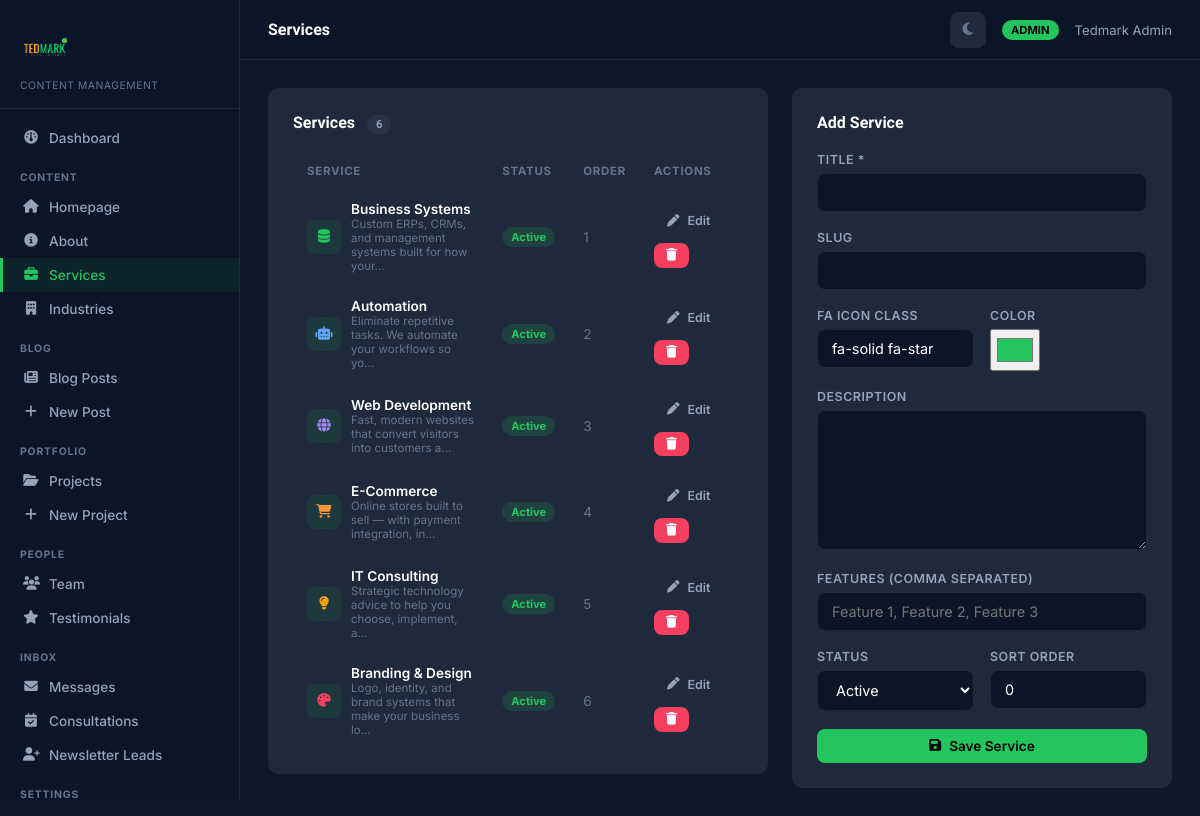
Before: /admin/services.php (signed in) with the older database file.
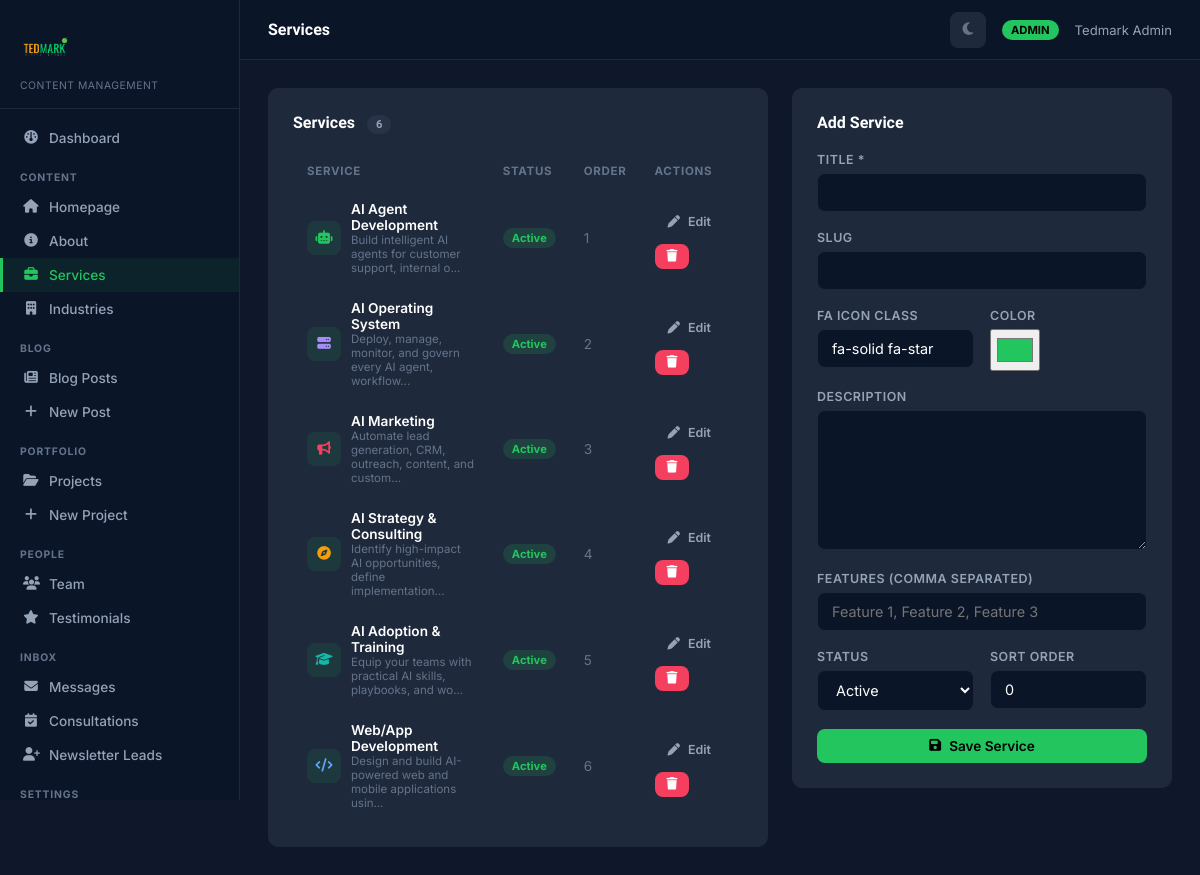
After: the same page with the newer database file.
### tables this page shows
CREATE TABLE IF NOT EXISTS `services` (
  `id`          INT UNSIGNED AUTO_INCREMENT PRIMARY KEY,
  `title`       VARCHAR(150) NOT NULL,
  `slug`        VARCHAR(150) NOT NULL UNIQUE,
  `icon`        VARCHAR(100) DEFAULT 'fa-solid fa-star',
  `color`       VARCHAR(20)  DEFAULT '#22c55e',
  `description` TEXT DEFAULT NULL,
  `features`    TEXT DEFAULT NULL,
  `status`      ENUM('active','draft') DEFAULT 'active',
  `sort_order`  INT UNSIGNED DEFAULT 0,
  `created_at`  DATETIME DEFAULT CURRENT_TIMESTAMP
);

### admin/includes/auth.php (called while the page is built, shortened)
<?php
function currentAdmin() {
    return $_SESSION['admin'] ?? null;
}

### includes/db.php (called while the page is built, shortened)
<?php
class Database {
    private static ?PDO $instance = null;
    public static function getInstance(): ?PDO {
        if (self::$instance === null) {
            try {
                $dsn = 'mysql:host=' . DB_HOST . ';dbname=' . DB_NAME . ';charset=' . DB_CHARSET;
                self::$instance = new PDO($dsn, DB_USER, DB_PASS, [
                    PDO::ATTR_ERRMODE => PDO::ERRMODE_EXCEPTION,
                    PDO::ATTR_DEFAULT_FETCH_MODE => PDO::FETCH_ASSOC,
                    PDO::ATTR_EMULATE_PREPARES => false,
                    PDO::ATTR_TIMEOUT => 2,
                ]);
            } catch (PDOException $e) {
                error_log('DB Connection failed: ' . $e->getMessage());
                self::$connectionFailed = true;
                self::$instance = null;
                return null;
            }
        }
        return self::$instance;
    }
}
function db(): ?PDO {
    return Database::getInstance();
}
function query(string $sql, array $params = []): ?PDOStatement {
    $db = db();
    try {
        $stmt = $db->prepare($sql);
        $stmt->execute($params);
        return $stmt;
    } catch (PDOException $e) {
        error_log('Query error: ' . $e->getMessage());
        return null;
    }
}
function fetchAll(string $sql, array $params = []): array {
    $stmt = query($sql, $params);
    return $stmt->fetchAll();
}

### admin/services.php (the view, shortened to what this page needs)
<?php
$pageTitle = 'Services';
require_once __DIR__ . '/../includes/db.php';
$editing = null;
$services = fetchAll("SELECT * FROM services ORDER BY sort_order ASC");
$e = $editing ?? [];
require_once __DIR__ . '/includes/admin-layout.php';
?>
<div style="display:grid;grid-template-columns:1fr 380px;gap:24px;align-items:start;">
  <div class="tm-card">
    <div class="tm-card-header"><span class="tm-card-title">Services <span class="badge badge-gray" style="margin-left:8px;"><?= count($services) ?></span></span></div>
    <table class="tm-table">
      <thead><tr><th>Service</th><th>Status</th><th>Order</th><th>Actions</th></tr></thead>
      <tbody>
      <?php foreach ($services as $svc): ?>
      <tr>
        <td>
          <div style="display:flex;align-items:center;gap:10px;">
            <div style="width:34px;height:34px;border-radius:8px;background:rgba(34,197,94,0.1);display:flex;align-items:center;justify-content:center;flex-shrink:0;">
              <i class="<?= htmlspecialchars($svc['icon']) ?>" style="color:<?= htmlspecialchars($svc['color']) ?>;font-size:0.85rem;"></i>
            </div>
            <div>
              <div style="font-weight:600;color:#fff;"><?= htmlspecialchars($svc['title']) ?></div>
              <div style="font-size:0.72rem;color:#64748b;"><?= htmlspecialchars(substr($svc['description']??'',0,60)) ?>...</div>
            </div>
          </div>
        </td>
        <td><a href="?toggle=<?= $svc['id'] ?>" style="text-decoration:none;"><span class="badge <?= $svc['status']==='active'?'badge-green':'badge-amber' ?>"><?= ucfirst($svc['status']) ?></span></a></td>
        <td style="color:#64748b;"><?= $svc['sort_order'] ?></td>
        <td>
          <div class="gap-8">
            <a href="?edit=<?= $svc['id'] ?>" class="btn btn-ghost btn-sm"><i class="fa-solid fa-pen"></i> Edit</a>
            <a href="?delete=<?= $svc['id'] ?>" class="btn btn-danger btn-sm" onclick="return confirm('Delete?')"><i class="fa-solid fa-trash"></i></a>
          </div>
        </td>
      </tr>
      <?php endforeach; ?>
      </tbody>
    </table>
  </div>
  <div class="tm-card" style="position:sticky;top:80px;">
    <div class="tm-card-header"><span class="tm-card-title"><?= $editing ? 'Edit' : 'Add' ?> Service</span></div>
    <form method="POST">
      <div class="form-group"><label>Title *</label><input type="text" name="title" id="title-input" value="<?= htmlspecialchars($e['title']??'') ?>" required></div>
      <div class="form-group"><label>Slug</label><input type="text" name="slug" id="slug-input" value="<?= htmlspecialchars($e['slug']??'') ?>"></div>
      <div class="form-row">
        <div class="form-group"><label>FA Icon Class</label><input type="text" name="icon" value="<?= htmlspecialchars($e['icon']??'fa-solid fa-star') ?>" placeholder="fa-solid fa-globe"></div>
        <div class="form-group"><label>Color</label><input type="color" name="color" value="<?= htmlspecialchars($e['color']??'#22c55e') ?>" style="height:42px;padding:4px;cursor:pointer;"></div>
      </div>
      <div class="form-group"><label>Description</label><textarea name="description" rows="3"><?= htmlspecialchars($e['description']??'') ?></textarea></div>
      <div class="form-group"><label>Features (comma separated)</label><input type="text" name="features" value="<?= htmlspecialchars($e['features']??'') ?>" placeholder="Feature 1, Feature 2, Feature 3"></div>
      <div class="form-row">
        <div class="form-group"><label>Status</label>
          <select name="status">
            <option value="active" <?= ($e['status']??'active')==='active'?'selected':'' ?>>Active</option>
          </select>
        </div>
        <div class="form-group"><label>Sort Order</label><input type="number" name="sort_order" value="<?= $e['sort_order']??0 ?>" min="0"></div>
      </div>
      <button type="submit" class="btn btn-primary" style="width:100%;justify-content:center;"><i class="fa-solid fa-floppy-disk"></i> Save Service</button>
    </form>
  </div>
</div>
<?php require_once __DIR__ . '/includes/admin-layout-end.php'; ?>

### admin/includes/admin-layout.php (shortened to what this page needs)
<?php
require_once __DIR__ . '/auth.php';
$admin = currentAdmin();
$currentPage = basename($_SERVER['PHP_SELF'], '.php');
$nav = [
    'dashboard'    => ['icon'=>'fa-gauge',          'label'=>'Dashboard',    'href'=>'dashboard.php'],
    'homepage'     => ['icon'=>'fa-house',           'label'=>'Homepage',     'href'=>'homepage.php',     'group'=>'Content'],
    'about'        => ['icon'=>'fa-circle-info',     'label'=>'About',        'href'=>'about.php'],
    'services'     => ['icon'=>'fa-briefcase',       'label'=>'Services',     'href'=>'services.php'],
    'industries'   => ['icon'=>'fa-building',        'label'=>'Industries',   'href'=>'industries.php'],
    'posts'        => ['icon'=>'fa-newspaper',       'label'=>'Blog Posts',   'href'=>'posts.php',        'group'=>'Blog'],
    'post-edit'    => ['icon'=>'fa-plus',            'label'=>'New Post',     'href'=>'post-edit.php'],
    'projects'     => ['icon'=>'fa-folder-open',     'label'=>'Projects',     'href'=>'projects.php',     'group'=>'Portfolio'],
    'project-edit' => ['icon'=>'fa-plus',            'label'=>'New Project',  'href'=>'project-edit.php'],
    'team'         => ['icon'=>'fa-users',           'label'=>'Team',         'href'=>'team.php',         'group'=>'People'],
    'testimonials' => ['icon'=>'fa-star',            'label'=>'Testimonials', 'href'=>'testimonials.php'],
    'messages'     => ['icon'=>'fa-envelope',        'label'=>'Messages',     'href'=>'messages.php',     'group'=>'Inbox'],
    'consultations'=> ['icon'=>'fa-calendar-check',  'label'=>'Consultations','href'=>'consultations.php'],
    'leads'        => ['icon'=>'fa-user-plus',       'label'=>'Newsletter Leads','href'=>'leads.php'],
    'settings'     => ['icon'=>'fa-gear',            'label'=>'Settings',     'href'=>'settings.php',     'group'=>'Settings'],
    'seo'          => ['icon'=>'fa-chart-line',          'label'=>'SEO Manager',  'href'=>'seo.php'],
    'users'        => ['icon'=>'fa-user-shield',     'label'=>'Admin Users',  'href'=>'users.php'],
];
?>
<!DOCTYPE html>
<html lang="en">
<head>
<link rel="stylesheet" href="https://cdnjs.cloudflare.com/ajax/libs/font-awesome/6.5.1/css/all.min.css">
</head>
<body>
<aside class="tm-sidebar">
  <div class="tm-sidebar-logo">
    <img src="<?= SITE_URL ?>/assets/images/tedmark logo copy2.png" alt="Tedmark">
    <span>Content Management</span>
  </div>
  <nav>
    <?php
    $lastGroup = null;
    foreach($nav as $key => $item):
      $group = $item['group'] ?? null;
      if($group && $group !== $lastGroup){ $lastGroup = $group;
        echo '<div class="tm-nav-group">'.htmlspecialchars($group).'</div>';
      }
      $active = $currentPage === $key ? ' active' : '';
    ?>
    <a class="tm-nav-item<?= $active ?>" href="<?= SITE_URL ?>/admin/<?= $item['href'] ?>">
      <i class="fa-solid <?= $item['icon'] ?>"></i><?= $item['label'] ?>
    </a>
    <?php endforeach; ?>
  </nav>
</aside>
<div class="tm-main">
  <div class="tm-topbar">
    <span class="tm-topbar-title"><?= htmlspecialchars($pageTitle ?? 'Admin') ?></span>
    <div class="tm-topbar-right">
      <button class="tm-mode-toggle" id="modeToggle" title="Toggle light / dark mode" onclick="toggleMode()">
        <i class="fa-solid fa-moon" id="modeIcon"></i>
      </button>
      <span class="tm-admin-badge">ADMIN</span>
      <span style="color:#94a3b8;font-size:0.82rem;"><?= htmlspecialchars($admin['name'] ?? 'Admin') ?></span>
    </div>
  </div>
  <div class="tm-content">

### admin/includes/admin-layout-end.php (shortened to what this page needs)
  </div>
</div>
</body>
</html>

Changed rows visible on the page:
changed services: icon "fa-solid fa-database" → "fa-solid fa-robot" (drawn); title "Business Systems" → "AI Agent Development"; description "Custom ERPs, CRMs, and management systems built for how your" → "Build intelligent AI agents for customer support, internal o"
changed services: icon "fa-solid fa-robot" → "fa-solid fa-server" (drawn); title "Automation" → "AI Operating System"; description "Eliminate repetitive tasks. We automate your workflows so yo" → "Deploy, manage, monitor, and govern every AI agent, workflow"
changed services: icon "fa-solid fa-globe" → "fa-solid fa-bullhorn" (drawn); title "Web Development" → "AI Marketing"; description "Fast, modern websites that convert visitors into customers a" → "Automate lead generation, CRM, outreach, content, and custom"
changed services: title "E-Commerce" → "AI Strategy & Consulting"; description "Online stores built to sell — with payment integration, in" → "Identify high-impact AI opportunities, define implementation"
changed services: title "IT Consulting" → "AI Adoption & Training"; description "Strategic technology advice to help you choose, implement, a" → "Equip your teams with practical AI skills, playbooks, and wo"
changed services: icon "fa-solid fa-palette" → "fa-solid fa-code" (drawn); title "Branding & Design" → "Web/App Development"; description "Logo, identity, and brand systems that make your business lo" → "Design and build AI-powered web and mobile applications usin"
